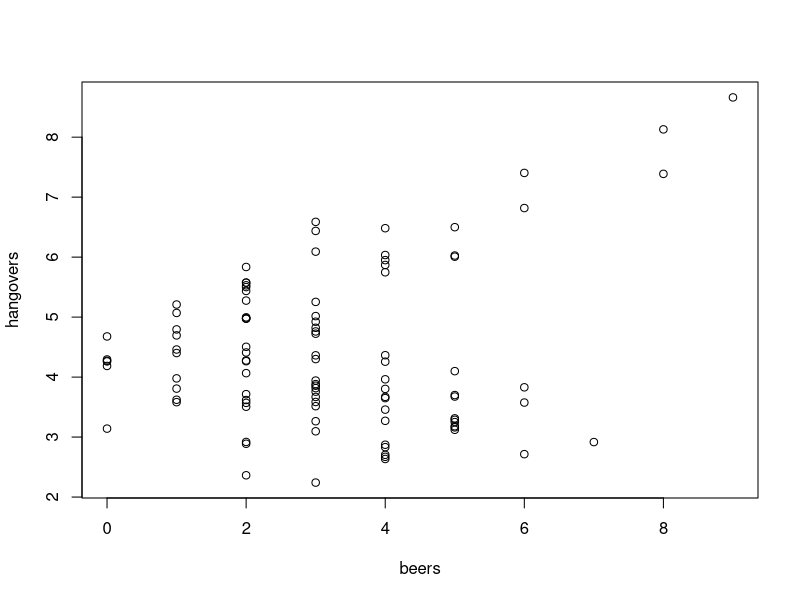
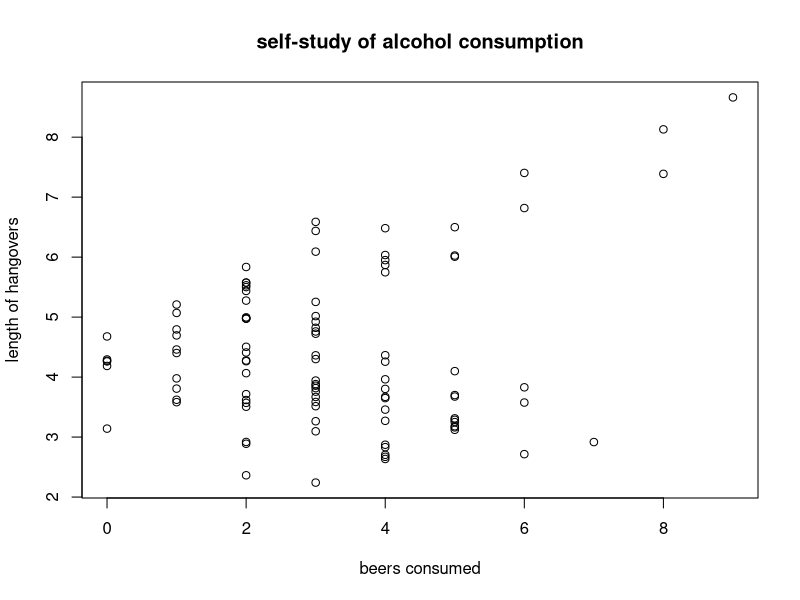
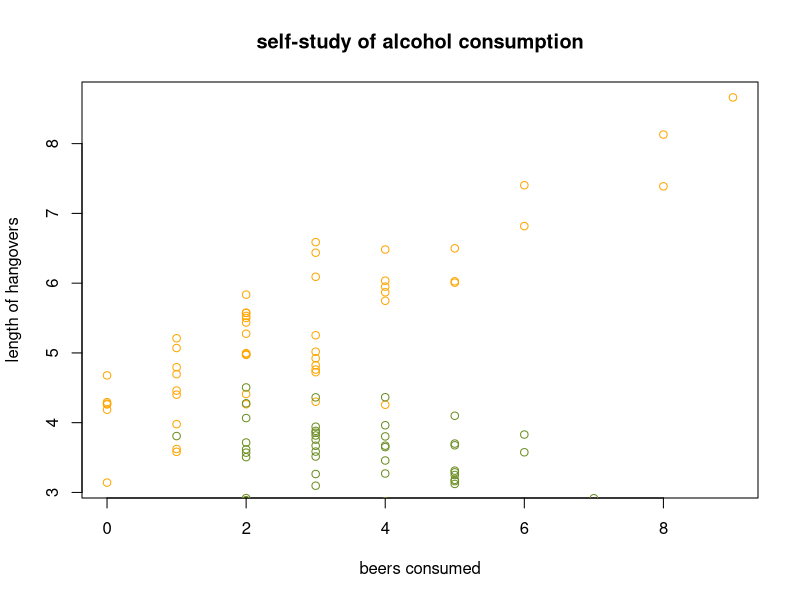
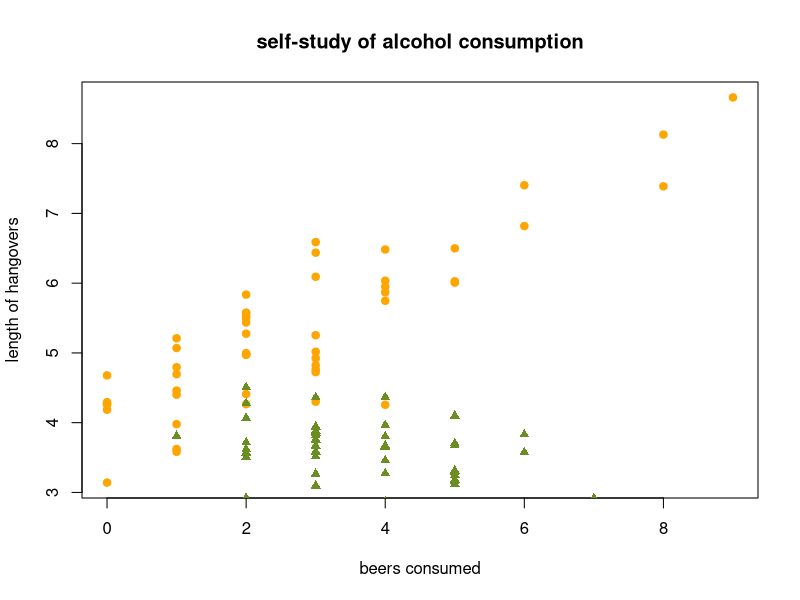
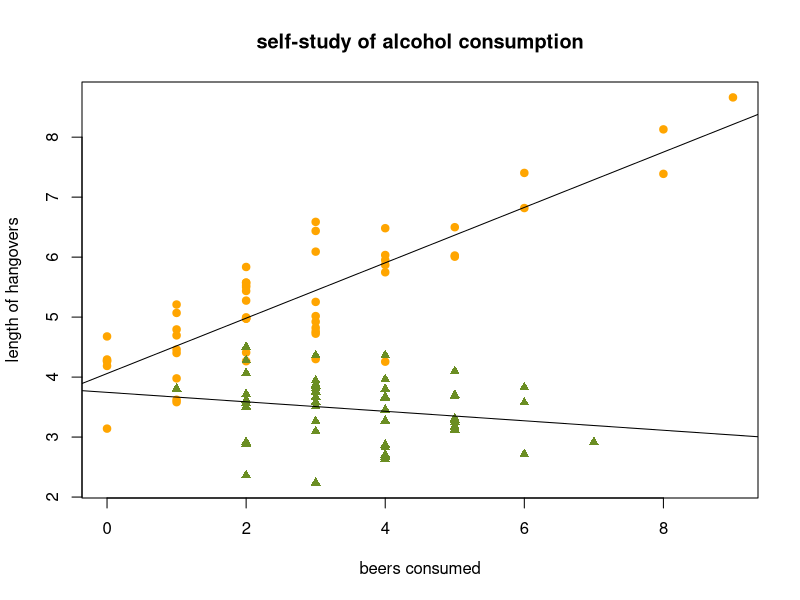
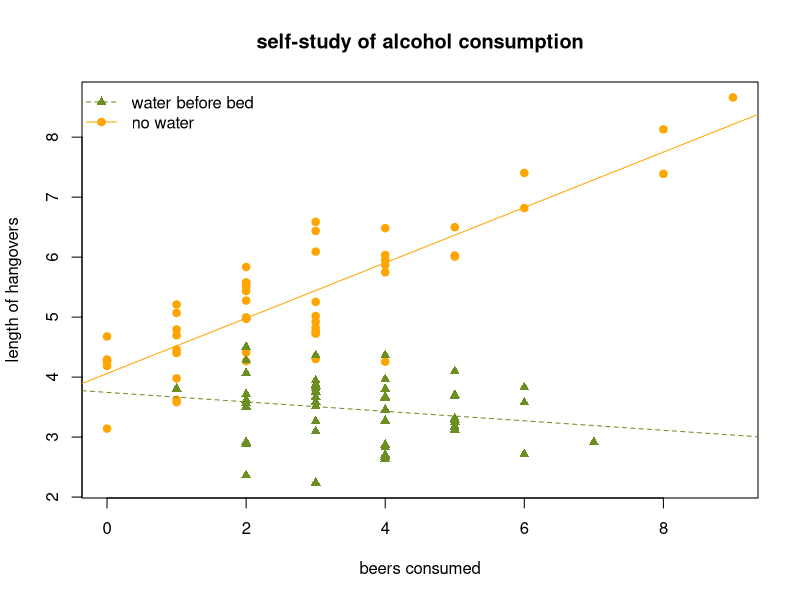
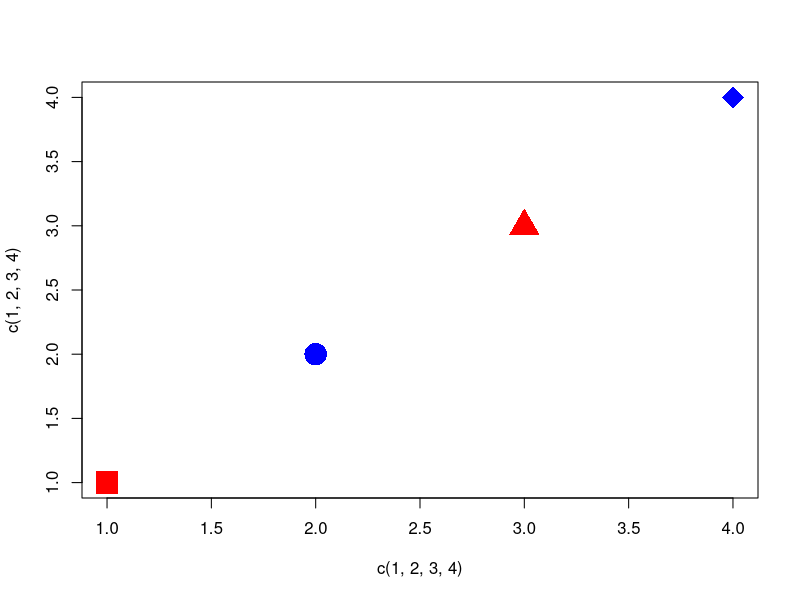
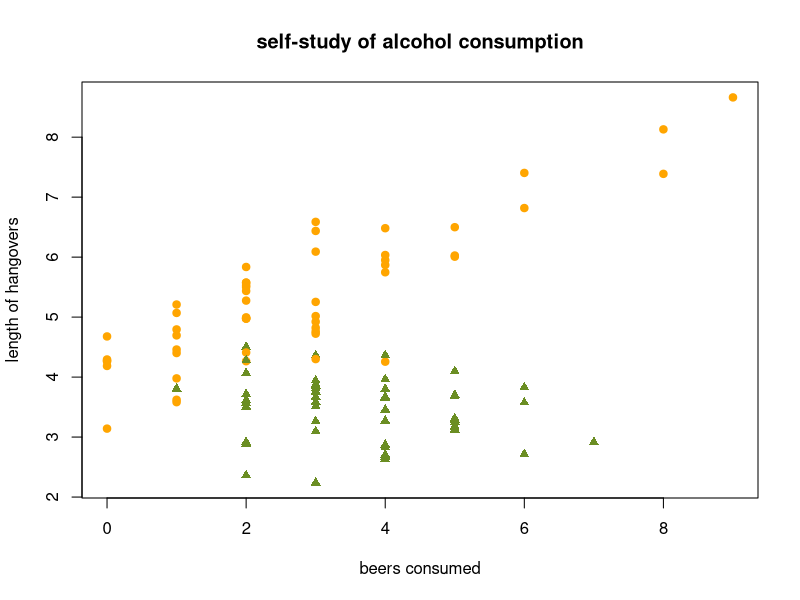

Reproduce these figures in R, in order.
##
##  section7.R - interaction term goodness (msot code by mb)
##  oct 29, 2009
##  discrete case
##  note that the continous case is the same thing, but
##  you use continous var instead of a discrete var.

## the end result there is that you fit a lot of different models
## as opposed to just two.

## note: i'm not going to go over this in class, really.
## this is stuff you've had practice on already.

#############################################################

## generate some data (ignore this)
beers <- rpois(n=100,3)
water <- rbinom(n=100, 1,.4)
hangovers <- 4 + .5*beers - .4*water + (-.55)*beers*water + rnorm(100,0,.5)
 	## hangover length

## Run some OLS regressions

alcohol.model <- lm(hangovers ~ beers)
summary(alcohol.model)

water.model <- lm(hangovers ~ beers + water)
summary(water.model)

## Let's say that we have some reason to think that there 
## is an interaction between beers and water. We can specify
## the interaction model in R in two ways.

## First is the colon method ":". You can add an interaction
## term by including var1:var2 in the regression model.
## Note that you have to manually add the lower-order terms
## (var1 and var2) seperately. 

int.model <- lm(hangovers ~ beers + water + beers:water)
summary(int.model)

## Second is the asterick method. You can add an interaction
## term by including var1*var2 in the lm function call. This
## will add the interaction term and all of the lower order terms
## as well. 

int.model2 <- lm(hangovers ~ beers*water)
summary(int.model2)

## Now we'll do some plotting with these regressions to 
## demonstrate the interaction between the two variables

plot(x=beers, y=hangovers)

## ok, but this needs some labels

plot(x=beers, y=hangovers, xlab="beers consumed", ylab="length of hangovers",
     main="self-study of alcohol consumption")

## hm, well, we still don't know which points are water-drinking nights
## and which are not water drinking nights. so let's separate them by
## color:
     
plot(x=beers[water==0], y=hangovers[water==0], xlab="beers consumed", ylab="length of hangovers",
     main="self-study of alcohol consumption", col="orange")
points(x=beers[water==1], y=hangovers[water==1], col="olivedrab")     

## ok, awesome, but that's a little hard to see, especially if 
## someone prints this in b&w. let's add different plotting characters
## with the "pch" option:

plot(x=beers[water==0], y=hangovers[water==0], xlab="beers consumed", ylab="length of hangovers",
     main="self-study of alcohol consumption", col="orange", pch=19)
points(x=beers[water==1], y=hangovers[water==1], col="olivedrab", pch=17)  


## hm, i think the bottom of the graph is being cut off because
## we're plotting the no-water points first. we need to specify
## the range of y-axis. in order to do this smartly, we can 
## use the range() function:

range(hangovers)

## this gives us the vector c(min(hangovers), max(hangovers)). If we 
## put this in the "ylim" option in the plot() commmand, the window 
## will contain the full range of hangovers:

plot(x=beers[water==0], y=hangovers[water==0], xlab="beers consumed", ylab="length of hangovers",
     main="self-study of alcohol consumption", col="orange", pch=19,
     ylim=range(hangovers))
points(x=beers[water==1], y=hangovers[water==1], col="olivedrab", pch=17) 

## now that we have nicely plotted all the points, we need to add 
## the regression lines. remember our model:

summary(int.model)

## we're going to have to compute the slopes using the coefficients
## from the model, but we should do this in a smart way, without
## using hard-coded numbers. for this, we'll use the coef() function,
## which we can run on the output from an lm() call: 

coef(int.model)
coef(int.model)["(Intercept)"]
coef(int.model)["beers:water"]

## thus, if water == 0, we can easily draw the line:

abline(a=coef(int.model)["(Intercept)"], 
       b=coef(int.model)["beers"])
       
## if water==1, then the slope is slightly harder, so i'll break
## it up into 2 steps:

h2o.slope <- coef(int.model)["beers"] + coef(int.model)["beers:water"]
h2o.int <- coef(int.model)["(Intercept)"] + coef(int.model)["water"]

## now we'll plot that line:

abline(a=h2o.int, b=h2o.slope)

## whew, that was hard, but now we have a problem with the 
## color and style of the lines. someone reading in b&w
## won't be able to tell the difference between them. so,
## we'll use the "col" and "lyt" (line type) options in
## abline():


plot(x=beers[water==0], y=hangovers[water==0], xlab="beers consumed", ylab="length of hangovers",
     main="self-study of alcohol consumption", col="orange", pch=19,
     ylim=range(hangovers))
points(x=beers[water==1], y=hangovers[water==1], col="olivedrab", pch=17)
abline(a=coef(int.model)["(Intercept)"], 
       b=coef(int.model)["beers"], col="orange", lty=1)
abline(a=h2o.int, b=h2o.slope, col="olivedrab", lty=2)

## you can also make a nice legend: 

legend(x="topleft", legend=c("water before bed", "no water"), 
       col=c("olivedrab","orange"), pch=c(17,19), lty=c(2,1), bty="n")


## maybe you're thinking that two plotting commands for the 
## points is too much. we can do it in one step. first, let's 
## review how R handles the plotting options. note that if pch
## and col are vectors, R matches the first element of pch to the
## first plotting point and so on.
       
plot(x=c(1,2,3,4), y=c(1,2,3,4), pch=c(15,16,17,18,19), col=c("red","blue"),
     cex=3)


## thus, we could use the "ifelse" command to create a vector that
## has the same size as the data and contains the plotting options
## for that observation. 

ifelse(water==1,"olivedrab","orange")
head(cbind(water,ifelse(water==1,"olivedrab","orange")))
head(cbind(beers,water,ifelse(water==1,"olivedrab","orange")))

## using these commands in the "col" and "pch" options will save us lines
## of code:

plot(x=beers, y=hangovers, xlab="beers consumed", ylab="length of hangovers",
     main="self-study of alcohol consumption", 
     col=ifelse(water==1,"olivedrab","orange"), 
     pch=ifelse(water==1,17,19))
